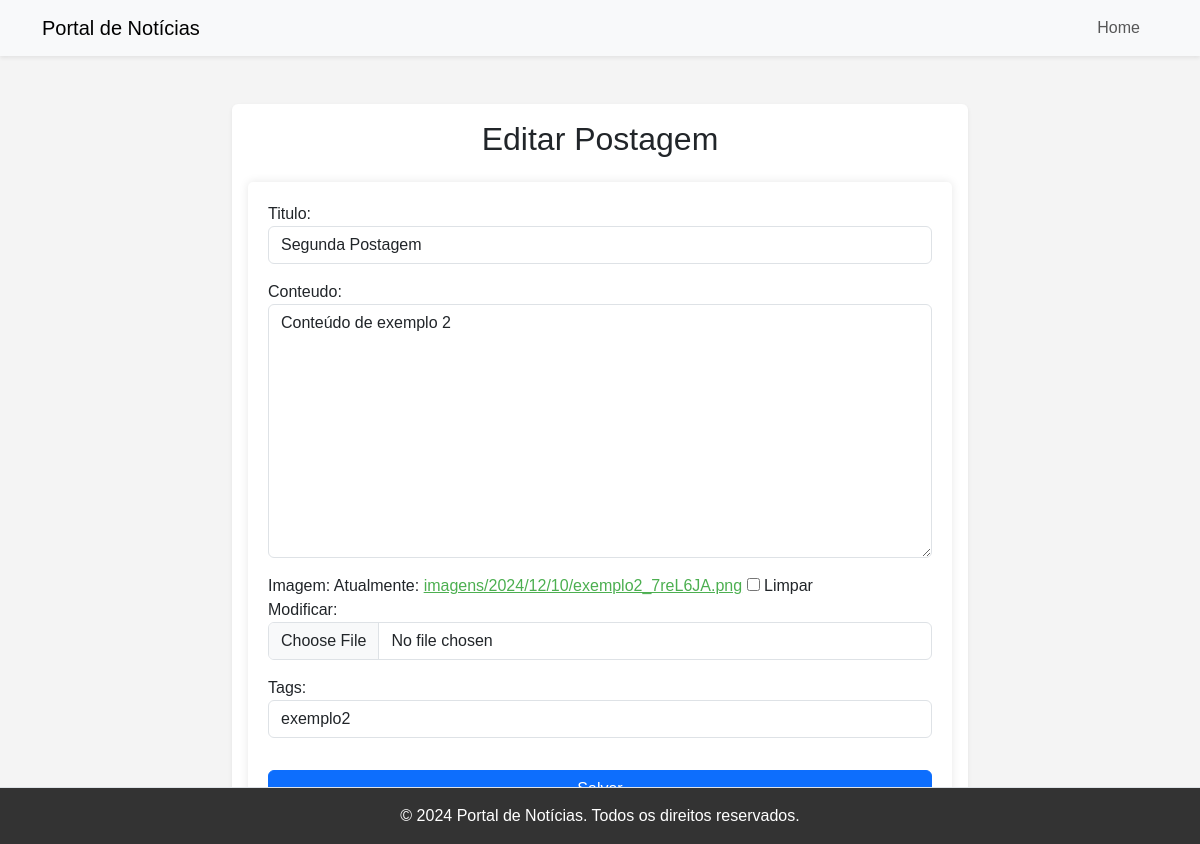
Screenshot of /edit_post/7 with the database file from the repository.
### postagem/models.py (models this page shows, shortened)
class Postagem(models.Model):
    tags = models.CharField(max_length=100)
    data = models.DateTimeField(auto_now_add=True)
    titulo = models.CharField(max_length=100)
    conteudo = models.TextField()
    imagem = models.ImageField(upload_to='imagens/%Y/%m/%d', null=True, blank=True )
    autor = models.ForeignKey('home.CustomUser', on_delete=models.CASCADE)
    publicada = models.BooleanField(default=False)

### postagem/views.py (the view)
# urls.py: path('edit_post/<int:pk>',views_postagem.edit_post, name='edit_post'),
def edit_post(request, pk):
    postagem = Postagem.objects.get(pk=pk)
    if request.method == 'POST':
        form = PostagemForm(request.POST, request.FILES, instance=postagem)
        if form.is_valid():
            form.save()
            return redirect('user_profile')
    else:
        form = PostagemForm(instance=postagem)
    return render(request,'edit.html', {'form':form})

### postagem/forms.py
class PostagemForm(forms.ModelForm):
    class Meta:
        model = Postagem
        fields = ['titulo', 'conteudo','imagem','tags']
    def __init__(self, *args, **kwargs):
        super(PostagemForm, self).__init__(*args, **kwargs)
        self.fields['titulo'].widget.attrs.update({'class': 'form-control'})
        self.fields['conteudo'].widget.attrs.update({'class': 'form-control'})
        self.fields['imagem'].widget.attrs.update({'class': 'form-control'})
        self.fields['imagem'].required = False
        self.fields['tags'].widget.attrs.update({'class': 'form-control'})
        self.fields['tags'].required = False

### templates/edit.html (shortened to what this page needs)
{% load static %}
<!DOCTYPE html>
<html lang="pt-br">
<head>
    <link href="https://cdn.jsdelivr.net/npm/bootstrap@5.3.0-alpha1/dist/css/bootstrap.min.css" rel="stylesheet">
    <link rel="stylesheet" href="{% static 'css/styles.css' %}">
</head>
<body>
<nav class="navbar navbar-expand-lg navbar-light bg-light shadow-sm">
    <div class="container">
        <a class="navbar-brand" href="{% url 'home' %}">Portal de Notícias</a>
        <div class="collapse navbar-collapse" id="navbarNav">
            <ul class="navbar-nav ms-auto">
                <li class="nav-item">
                    <a class="nav-link" href="{% url 'home' %}">Home</a>
                </li>
            </ul>
        </div>
    </div>
</nav>
<div class="container mt-5">
    <div class="row justify-content-center">
        <div class="col-lg-8">
            <div class="card shadow-sm border-0">
                <div class="card-body">
                    <h2 class="card-title text-center mb-4">Editar Postagem</h2>
                    <form method="POST" enctype="multipart/form-data">
                        {{ form.as_p }}
                        <button type="submit" class="btn btn-primary w-100 mt-3">Salvar</button>
                    </form>
                </div>
            </div>
        </div>
    </div>
</div>
<footer class="text-center py-3 mt-5 border-top">
    <p class="mb-0">&copy; 2024 Portal de Notícias. Todos os direitos reservados.</p>
</footer>
</body>
</html>

### static/css/styles.css (style rules this page uses)
body { font-family: Arial, sans-serif; margin: 0; padding: 0; background-color: #f4f4f4; }
nav ul { list-style: none; padding: 0; }
nav ul li { display: inline; margin-right: 10px; }
nav ul li a { color: #fff; text-decoration: none; font-weight: bold; }
footer { text-align: center; background-color: #333; color: #fff; padding: 10px; position: fixed; bottom: 0; width: 100%; }
h2 { color: #333; }
form { background-color: #fff; padding: 20px; border-radius: 5px; box-shadow: 0 0 10px rgba(0, 0, 0, 0.1); }
form button { background-color: #4CAF50; color: white; border: none; padding: 10px 20px; cursor: pointer; border-radius: 5px; }
p a { color: #4CAF50; }

### rows the page displays
Postagem: titulo "Segunda Postagem", conteudo "Conteúdo de exemplo 2", tags "exemplo2"
